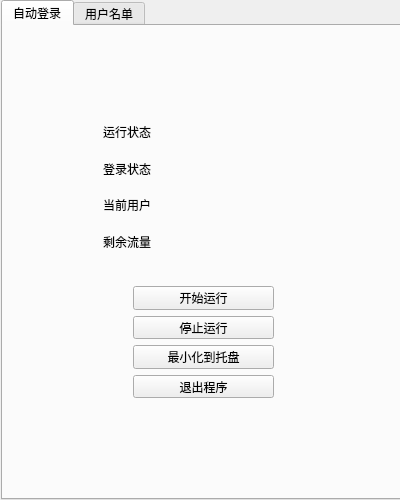
<?xml version="1.0" encoding="UTF-8"?>
<ui version="4.0">
 <class>MainWindow</class>
 <widget class="QMainWindow" name="MainWindow">
  <property name="geometry">
   <rect>
    <x>0</x>
    <y>0</y>
    <width>400</width>
    <height>500</height>
   </rect>
  </property>
  <property name="cursor">
   <cursorShape>ArrowCursor</cursorShape>
  </property>
  <property name="windowTitle">
   <string>UCAS 校园网自动登陆</string>
  </property>
  <widget class="QWidget" name="centralwidget">
   <widget class="QTabWidget" name="tabWidget">
    <property name="geometry">
     <rect>
      <x>1</x>
      <y>0</y>
      <width>400</width>
      <height>500</height>
     </rect>
    </property>
    <property name="currentIndex">
     <number>0</number>
    </property>
    <widget class="QWidget" name="tab_1">
     <property name="enabled">
      <bool>true</bool>
     </property>
     <attribute name="title">
      <string>自动登录</string>
     </attribute>
     <widget class="QWidget" name="verticalLayoutWidget_2">
      <property name="geometry">
       <rect>
        <x>130</x>
        <y>260</y>
        <width>141</width>
        <height>112</height>
       </rect>
      </property>
      <layout class="QVBoxLayout" name="verticalLayout_2">
       <property name="sizeConstraint">
        <enum>QLayout::SetMaximumSize</enum>
       </property>
       <item>
        <widget class="QPushButton" name="run_button">
         <property name="text">
          <string>开始运行</string>
         </property>
        </widget>
       </item>
       <item>
        <widget class="QPushButton" name="stop_button">
         <property name="text">
          <string>停止运行</string>
         </property>
        </widget>
       </item>
       <item>
        <widget class="QPushButton" name="pushButton">
         <property name="text">
          <string>最小化到托盘</string>
         </property>
        </widget>
       </item>
       <item>
        <widget class="QPushButton" name="quit_button">
         <property name="text">
          <string>退出程序</string>
         </property>
        </widget>
       </item>
      </layout>
     </widget>
     <widget class="QWidget" name="gridLayoutWidget">
      <property name="geometry">
       <rect>
        <x>100</x>
        <y>90</y>
        <width>191</width>
        <height>141</height>
       </rect>
      </property>
      <layout class="QGridLayout" name="gridLayout">
       <item row="3" column="1">
        <widget class="QLabel" name="flow_label">
         <property name="text">
          <string/>
         </property>
        </widget>
       </item>
       <item row="2" column="0">
        <widget class="QLabel" name="label_3">
         <property name="text">
          <string>当前用户</string>
         </property>
        </widget>
       </item>
       <item row="3" column="0">
        <widget class="QLabel" name="label_6">
         <property name="text">
          <string>剩余流量</string>
         </property>
        </widget>
       </item>
       <item row="2" column="1">
        <widget class="QLabel" name="user_name_label">
         <property name="text">
          <string/>
         </property>
        </widget>
       </item>
       <item row="1" column="1">
        <widget class="QLabel" name="login_status_label">
         <property name="text">
          <string/>
         </property>
        </widget>
       </item>
       <item row="1" column="0">
        <widget class="QLabel" name="label">
         <property name="text">
          <string>登录状态</string>
         </property>
        </widget>
       </item>
       <item row="0" column="0">
        <widget class="QLabel" name="label_2">
         <property name="text">
          <string>运行状态</string>
         </property>
        </widget>
       </item>
       <item row="0" column="1">
        <widget class="QLabel" name="run_status_label">
         <property name="text">
          <string/>
         </property>
        </widget>
       </item>
      </layout>
     </widget>
    </widget>
    <widget class="QWidget" name="tab_3">
     <attribute name="title">
      <string>用户名单</string>
     </attribute>
     <widget class="QTableWidget" name="user_info_table">
      <property name="geometry">
       <rect>
        <x>7</x>
        <y>30</y>
        <width>380</width>
        <height>390</height>
       </rect>
      </property>
      <column>
       <property name="text">
        <string>用户名</string>
       </property>
      </column>
      <column>
       <property name="text">
        <string>剩余流量</string>
       </property>
      </column>
     </widget>
     <widget class="QPushButton" name="user_list_update_button">
      <property name="geometry">
       <rect>
        <x>160</x>
        <y>440</y>
        <width>75</width>
        <height>23</height>
       </rect>
      </property>
      <property name="text">
       <string>更新名单</string>
      </property>
     </widget>
     <widget class="QLabel" name="label_4">
      <property name="geometry">
       <rect>
        <x>10</x>
        <y>10</y>
        <width>54</width>
        <height>12</height>
       </rect>
      </property>
      <property name="text">
       <string>当前可用</string>
      </property>
     </widget>
    </widget>
   </widget>
  </widget>
 </widget>
 <resources/>
 <connections>
  <connection>
   <sender>quit_button</sender>
   <signal>clicked()</signal>
   <receiver>MainWindow</receiver>
   <slot>close()</slot>
   <hints>
    <hint type="sourcelabel">
     <x>209</x>
     <y>391</y>
    </hint>
    <hint type="destinationlabel">
     <x>199</x>
     <y>249</y>
    </hint>
   </hints>
  </connection>
  <connection>
   <sender>run_button</sender>
   <signal>clicked()</signal>
   <receiver>MainWindow</receiver>
   <slot>run_auto_login()</slot>
   <hints>
    <hint type="sourcelabel">
     <x>226</x>
     <y>298</y>
    </hint>
    <hint type="destinationlabel">
     <x>237</x>
     <y>-3</y>
    </hint>
   </hints>
  </connection>
  <connection>
   <sender>user_list_update_button</sender>
   <signal>clicked()</signal>
   <receiver>MainWindow</receiver>
   <slot>list_update()</slot>
   <hints>
    <hint type="sourcelabel">
     <x>211</x>
     <y>469</y>
    </hint>
    <hint type="destinationlabel">
     <x>211</x>
     <y>505</y>
    </hint>
   </hints>
  </connection>
  <connection>
   <sender>stop_button</sender>
   <signal>clicked()</signal>
   <receiver>MainWindow</receiver>
   <slot>stop_auto_login()</slot>
   <hints>
    <hint type="sourcelabel">
     <x>251</x>
     <y>333</y>
    </hint>
    <hint type="destinationlabel">
     <x>403</x>
     <y>309</y>
    </hint>
   </hints>
  </connection>
  <connection>
   <sender>pushButton</sender>
   <signal>clicked()</signal>
   <receiver>MainWindow</receiver>
   <slot>minimize()</slot>
   <hints>
    <hint type="sourcelabel">
     <x>218</x>
     <y>355</y>
    </hint>
    <hint type="destinationlabel">
     <x>402</x>
     <y>368</y>
    </hint>
   </hints>
  </connection>
 </connections>
 <slots>
  <slot>run_auto_login()</slot>
  <slot>stop_auto_login()</slot>
  <slot>swich_user()</slot>
  <slot>list_update()</slot>
  <slot>info_update()</slot>
  <slot>minimize()</slot>
 </slots>
</ui>
